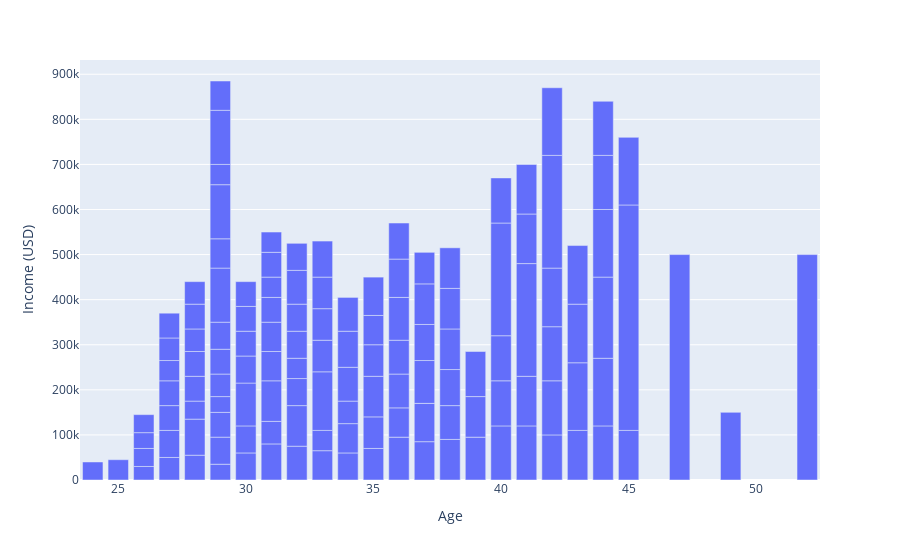

This figure's notebook cell:
### Code cell
plt.figure(figsize=(12,7))
px.bar(df, x="Age", y="Income (USD)")

### Figure 1 — Plotly figure (JSON) as saved in the notebook; plotly's stock layout.template omitted (floating-point values rounded to 4 significant figures; data arrays with more than 128 entries replaced by an {"elided": "..."} marker saying what was removed)
{"data": [{"alignmentgroup": "True", "hovertemplate": "Age=%{x}<br>Income (USD)=%{y}<extra></extra>", "legendgroup": "", "marker": {"color": "#636efa", "pattern": {"shape": ""}}, "name": "", "offsetgroup": "", "orientation": "v", "showlegend": false, "textposition": "auto", "type": "bar", "x": {"elided": "131 int values"}, "xaxis": "x", "y": {"elided": "131 int values"}, "yaxis": "y"}], "layout": {"barmode": "relative", "legend": {"tracegroupgap": 0}, "margin": {"t": 60}, "xaxis": {"anchor": "y", "domain": [0, 1], "title": {"text": "Age"}}, "yaxis": {"anchor": "x", "domain": [0, 1], "title": {"text": "Income (USD)"}}}}
